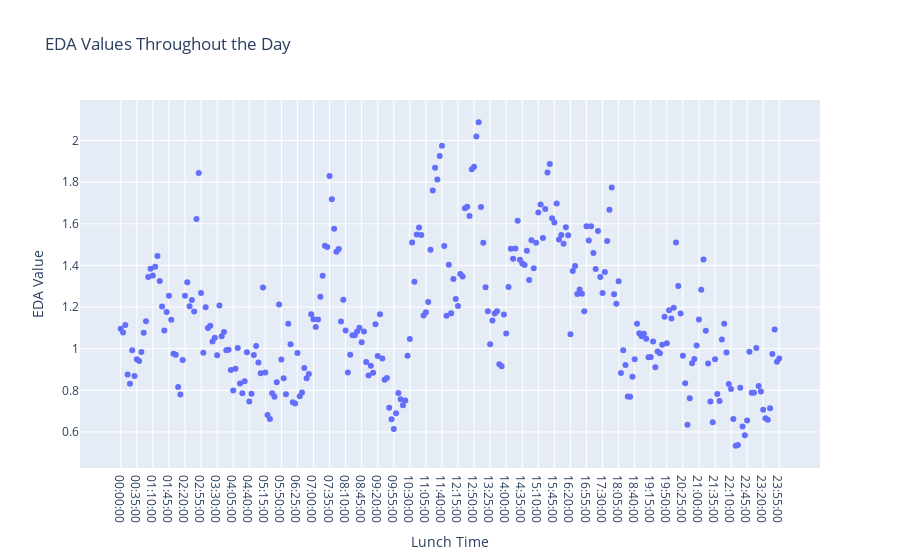

Notebook cell for this chart:
### Code cell
import pandas as pd
import plotly.express as px

eda_logs_avg_all_copy = eda_logs_avg_all.copy()

fig = px.scatter(eda_logs_avg_all_copy, x='time_of_day', y='eda', labels={
    'time_of_day': 'Lunch Time',
    'eda': 'EDA Value'
}, title='EDA Values Throughout the Day')

# Show the plot
fig.show()

### Figure 1 — Plotly figure (JSON) as saved in the notebook; plotly's stock layout.template omitted (floating-point values rounded to 4 significant figures; data arrays with more than 128 entries replaced by an {"elided": "..."} marker saying what was removed)
{"data": [{"hovertemplate": "Lunch Time=%{x}<br>EDA Value=%{y}<extra></extra>", "legendgroup": "", "marker": {"color": "#636efa", "symbol": "circle"}, "mode": "markers", "name": "", "orientation": "v", "showlegend": false, "type": "scatter", "x": {"elided": "288 str values"}, "xaxis": "x", "y": {"elided": "288 float values"}, "yaxis": "y"}], "layout": {"legend": {"tracegroupgap": 0}, "title": {"text": "EDA Values Throughout the Day"}, "xaxis": {"anchor": "y", "domain": [0, 1], "title": {"text": "Lunch Time"}}, "yaxis": {"anchor": "x", "domain": [0, 1], "title": {"text": "EDA Value"}}}}
